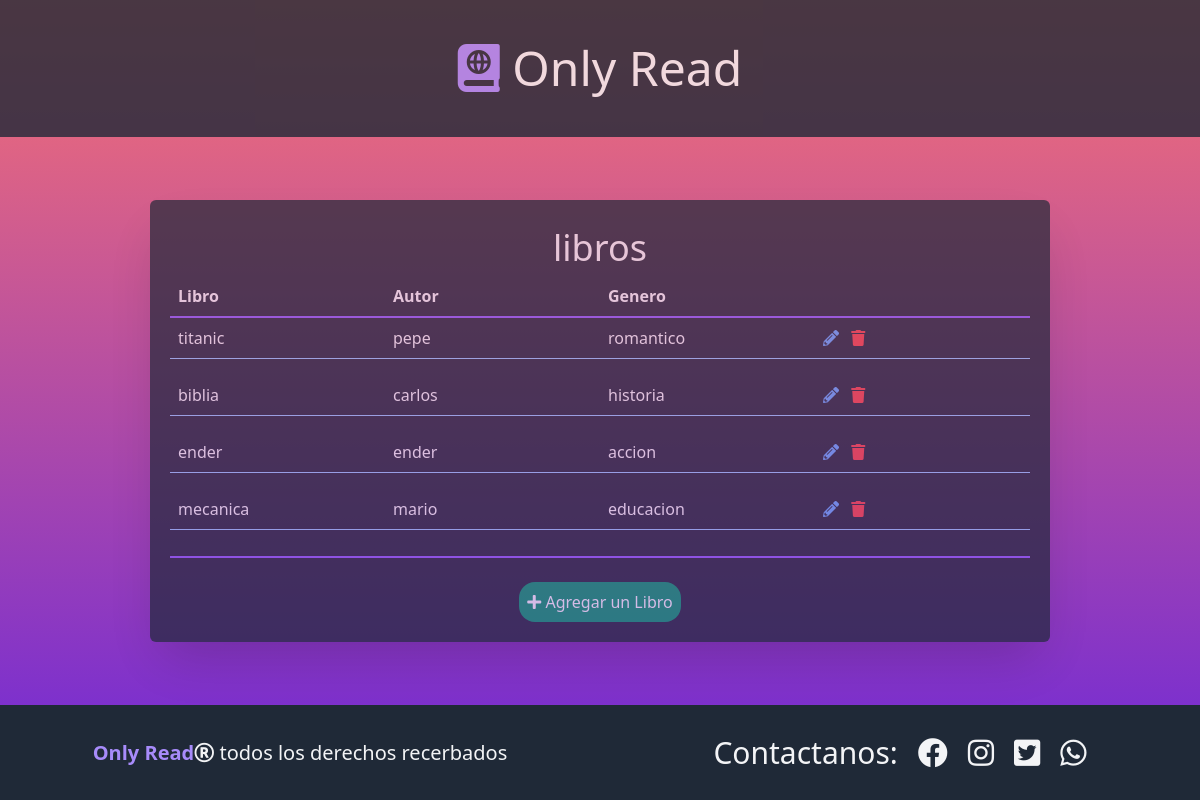
Page /libros on the committed database.
### database_setup.py (models this page shows, shortened)
class Libro(Base):
    __tablename__ = 'libro'
    id = Column(Integer, primary_key=True)
    titulo = Column(String(250), nullable=False)
    autor = Column(String(250), nullable=False)
    genero = Column(String(250))

### app.py (the view)
@app.route('/')
@app.route('/libros')
def mostrarLibros():
    libros = session.query(Libro).all()
    return render_template('libros.html', libros=libros)

### templates/libros.html
{% extends 'main.html' %}
{% block content%}
<div class="flex flex-col bg-gray-800 opacity-70 w-3/4 mx-auto my-auto rounded-md shadow-2xl p-5">
    <h2 class="text-gray-100 text-4xl text-center mt-2 mb-2">libros</h2>
    <table class="text-left w-full">
        <thead class="flex w-full">
            <tr class="flex w-full text-md text-gray-100 border-b-2 border-purple-500">
                <th class="p-2 w-1/4">Libro</th>
                <th class="p-2 w-1/4">Autor</th>
                <th class="p-2 w-1/4">Genero</th>
                <th class="p-2 w-1/4"></th>
            </tr>
        </thead>
        <tbody class="bg-grey-light flex flex-col items-center justify-between overflow-y-scroll w-full max-h-60 border-b-2 border-purple-500 ">
                {% for libro in libros %}
                <tr class="flex w-full mb-4 border-b border-blue-300 text-gray-100">
                    <td class="p-2 w-1/4">{{libro.titulo}}</td>
                    <td class="p-2 w-1/4">{{libro.autor}}</td>
                    <td class="p-2 w-1/4">{{libro.genero}}</td>
                    <td class="p-2 w-1/4">
                        <a href="{{url_for('editarLibro', libro_id = libro.id )}}">
                            <i class="fas fa-pencil-alt text-blue-400 mr-2"></i>
                        </a>
                        <a href="{{url_for('eliminarLibro', libro_id = libro.id )}}">
                            <i class="fas fa-trash text-red-500" ></i>
                        </a>
                    </td>
                </tr>
            {% endfor %}
        </tbody>
    </table>
    <div class="flex mt-3 pt-3 w-full mx-auto">
        <a href="{{url_for('nuevoLibro')}}" class="bg-green-600 p-2 rounded-2xl mx-auto text-gray-100">
            <i class="fas fa-plus"></i> Agregar un Libro
        </a>
    </div>
</div>
{% endblock %}

### rows in the picture
Libro: titulo "titanic", autor "pepe", genero "romantico"
Libro: titulo "biblia", autor "carlos", genero "historia"
Libro: titulo "ender", autor "ender", genero "accion"
Libro: titulo "mecanica", autor "mario", genero "educacion"
